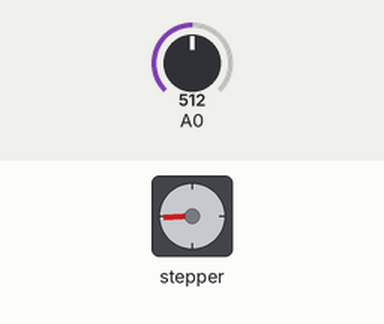
A sketch run on a simulated Arduino Uno, built with avr-gcc and run on an emulated ATmega328P. Shown: stepper motor. The test bench sets the inputs (shaded band); at power-on: A0 = 512. Stepper angles assume 200 steps per turn.

Above: at 1.2 s.
1.3 s: A0 set to 716
At 1.67 s:
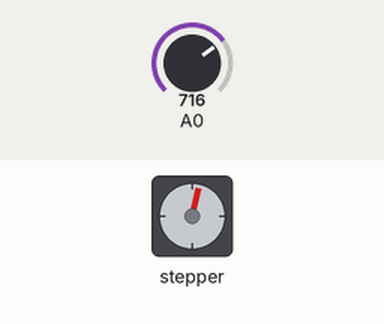
4.3 s: A0 set to 900
7.3 s: A0 set to 0
At 7.3 s:
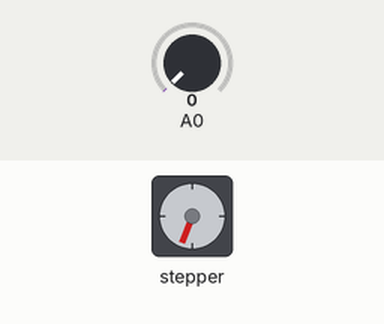
8.8 s: A0 set to 3
10.3 s: A0 set to 6
At 13.45 s:
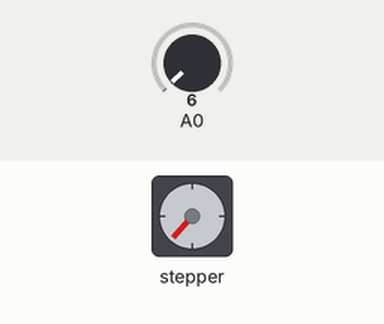
Timing chart, 0 to 41.8 s (numbered marks = the images above; inputs shaded):
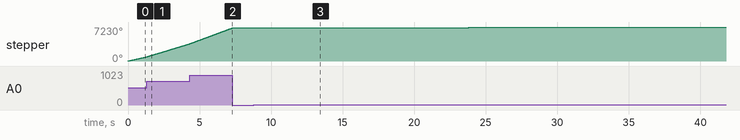

Measured:
- the behaviour switches between 4 and 5 on A0 (found by bisection; images 2 and 3)
- after the input at 7.3 s, stepper: stops changing and stays 7041°
- after the input at 8.8 s, every drawn part: stays the same
- after the input at 10.3 s, stepper: keeps turning clockwise at about 6°/s, starting at once

The sketch:

stteper_motor_rahaf1.ino
```cpp
#include <Stepper.h>
const int stepr=200;
Stepper mystepper (stepr,8,9,10,11);
int stepcount=0;


void setup()
{

}

void loop()
{
  int sensorReading=analogRead(A0);
  int motorSpeed=map(sensorReading,0,1023,0,250);
  if(motorSpeed>0){
    mystepper.setSpeed(motorSpeed);
    mystepper.step(stepr/100);
  }
}
```
